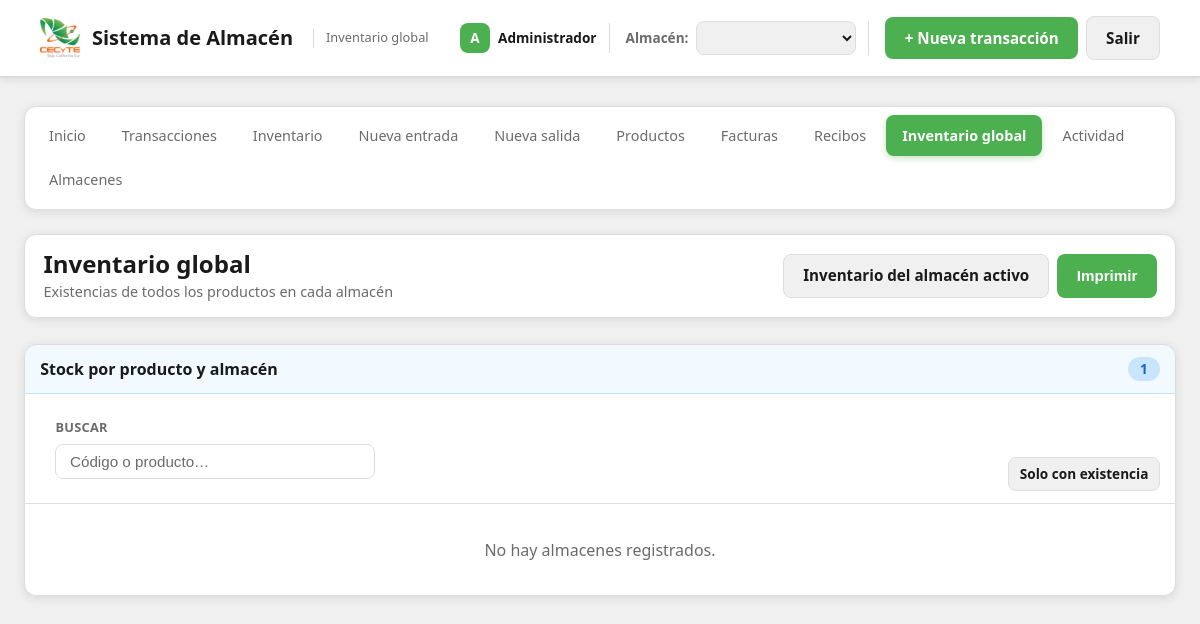
Before: /inventario-global.php (signed in) with the older database file.
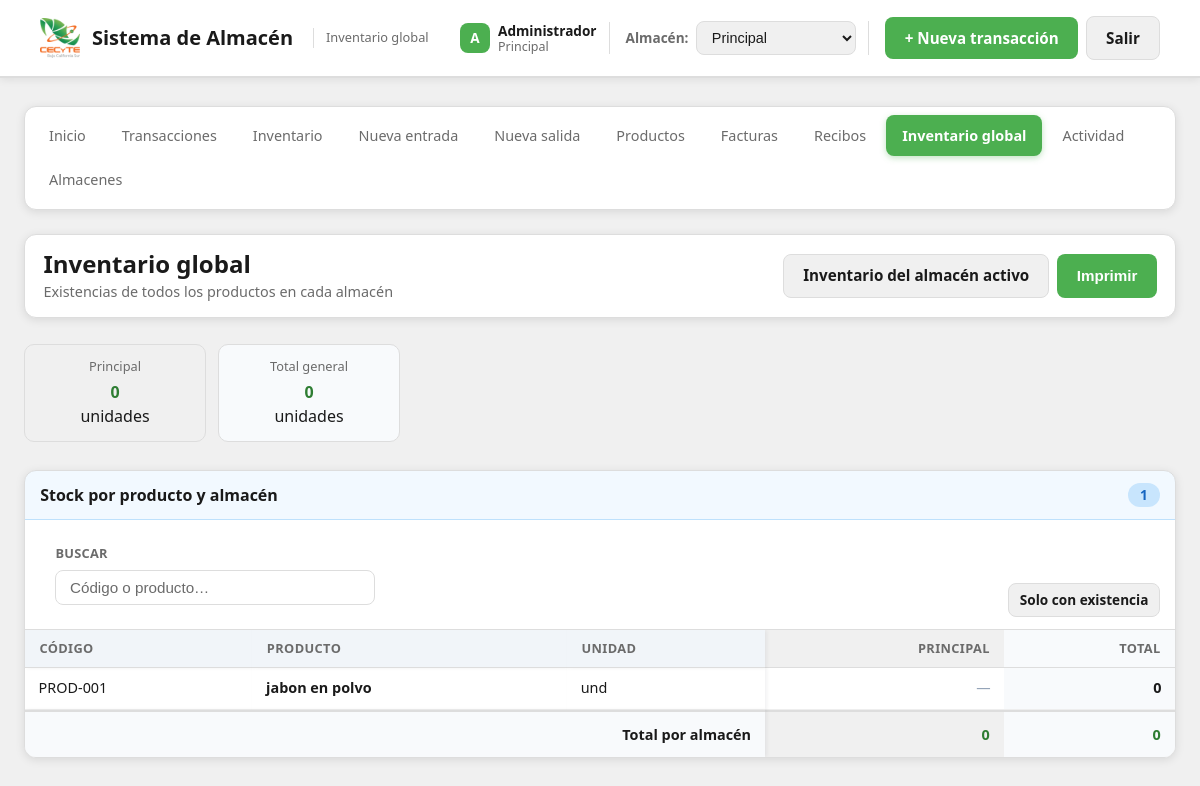
After: the same page with the newer database file.
### tables this page shows
CREATE TABLE IF NOT EXISTS productos (
  id INT UNSIGNED AUTO_INCREMENT PRIMARY KEY,
  codigo VARCHAR(50) UNIQUE,
  nombre VARCHAR(150) NOT NULL UNIQUE,
  descripcion TEXT,
  unidad VARCHAR(20) DEFAULT 'und',
  created_at TIMESTAMP DEFAULT CURRENT_TIMESTAMP,
  updated_at TIMESTAMP DEFAULT CURRENT_TIMESTAMP ON UPDATE CURRENT_TIMESTAMP,
  created_by INT UNSIGNED NULL COMMENT 'Usuario que registró/creó el producto',
  FOREIGN KEY (created_by) REFERENCES usuarios(id) ON DELETE SET NULL
);

CREATE TABLE IF NOT EXISTS almacenes (
  id INT UNSIGNED AUTO_INCREMENT PRIMARY KEY,
  nombre VARCHAR(150) NOT NULL UNIQUE,
  created_at TIMESTAMP DEFAULT CURRENT_TIMESTAMP,
  updated_at TIMESTAMP DEFAULT CURRENT_TIMESTAMP ON UPDATE CURRENT_TIMESTAMP
);

### inventario-global.php (the view, shortened to what the changed rows need)
<?php
require_once __DIR__ . '/includes/inventario.php';
$matriz = inventarioGlobalMatriz();
$filas = $matriz['filas'];
$totalesAlmacen = $matriz['totales_almacen'];
$totalGeneral = (int) $matriz['total_general'];
$soloConStock = isset($_GET['solo_stock']) && $_GET['solo_stock'] === '1';
$nav_activo = 'inventario-global';
?>
<!DOCTYPE html>
<html lang="es">
<head>
  <link rel="stylesheet" href="assets/css/style.css?v=16">
</head>
<body class="pagina-inventario pagina-inventario-global">
  <div class="container">
    <?php include __DIR__ . '/includes/nav.php'; ?>
    <main class="inventario-main">
      <header class="inventario-page-header">
        <div class="inventario-page-header-top">
          <div class="inventario-page-header-texto">
            <h1 class="inventario-page-titulo">Inventario global</h1>
          </div>
        </div>
      </header>
      <?php if (!empty($almacenes)): ?>
      <section class="inventario-global-resumen" aria-label="Totales por almacén">
        <?php foreach ($almacenes as $a):
          $aid = (int) $a['id'];
          $t = (int) ($totalesAlmacen[$aid] ?? 0);
        ?>
        <article class="inventario-resumen-item inventario-global-resumen-item">
          <span class="inventario-resumen-etiqueta"><?= htmlspecialchars($a['nombre']) ?></span>
          <strong class="inventario-resumen-valor <?= $t >= 0 ? 'qty-pos' : 'qty-neg' ?>"><?= number_format($t) ?></strong>
          <span class="inventario-resumen-unidad">unidades</span>
        </article>
        <?php endforeach; ?>
        <article class="inventario-resumen-item inventario-global-resumen-item inventario-global-resumen-total">
          <span class="inventario-resumen-etiqueta">Total general</span>
          <strong class="inventario-resumen-valor <?= $totalGeneral >= 0 ? 'qty-pos' : 'qty-neg' ?>"><?= number_format($totalGeneral) ?></strong>
          <span class="inventario-resumen-unidad">unidades</span>
        </article>
      </section>
      <?php endif; ?>
      <section class="inventario-seccion inventario-seccion-actual">
        <article class="inventario-panel inventario-panel-actual inventario-panel-global">
          <header class="inventario-panel-cabecera">
            <h2 class="inventario-panel-titulo">Stock por producto y almacén</h2>
            <span class="inventario-panel-contador" id="inventario-global-contador"><?= count($filas) ?></span>
          </header>
          <div class="inventario-panel-cuerpo">
            <div class="inventario-global-filtros">
              <div class="inventario-filtro-buscar inventario-global-buscar">
              </div>
              <div class="inventario-global-filtro-stock">
              </div>
            </div>
            <?php if (empty($almacenes)): ?>
              <p class="inventario-empty">No hay almacenes registrados.</p>
            <?php else: ?>
            <div class="inventario-tabla-wrap inventario-global-tabla-wrap">
              <table class="inventario-tabla inventario-tabla-global">
                <thead>
                  <tr>
                    <th class="inventario-col-codigo inventario-global-sticky">Código</th>
                    <th class="inventario-col-producto inventario-global-sticky">Producto</th>
                    <th class="inventario-col-unidad inventario-global-sticky">Unidad</th>
                    <?php foreach ($almacenes as $a): ?>
                      <th class="inventario-th-num inventario-col-almacen" title="<?= htmlspecialchars($a['nombre']) ?>"><?= htmlspecialchars($a['nombre']) ?></th>
                    <?php endforeach; ?>
                    <th class="inventario-th-num inventario-col-total-global">Total</th>
                  </tr>
                </thead>
                <tbody>
                  <?php if (empty($filas)): ?>
                    <tr><td colspan="<?= 3 + count($almacenes) + 1 ?>" class="inventario-empty">No hay productos<?= $soloConStock ? ' con existencia' : '' ?>.</td></tr>
                  <?php else: ?>
                    <?php foreach ($filas as $f):
                      $busqueda = mb_strtolower(($f['codigo'] ?? '') . ' ' . ($f['nombre'] ?? ''));
                      $totalFila = (int) $f['total'];
                    ?>
                    <tr class="inventario-fila-producto inventario-global-fila" data-busqueda="<?= htmlspecialchars($busqueda) ?>">
                      <td class="inventario-col-codigo inventario-global-sticky"><?= htmlspecialchars($f['codigo'] ?? '—') ?></td>
                      <td class="inventario-col-producto inventario-global-sticky"><strong><?= htmlspecialchars($f['nombre']) ?></strong></td>
                      <td class="inventario-col-unidad inventario-global-sticky"><?= htmlspecialchars($f['unidad']) ?></td>
                      <?php foreach ($almacenes as $a):
                        $aid = (int) $a['id'];
                        $qty = (int) ($f['por_almacen'][$aid] ?? 0);
                      ?>
                      <td class="inventario-th-num inventario-col-almacen <?= $qty > 0 ? 'qty-pos' : ($qty < 0 ? 'qty-neg' : 'qty-cero') ?>"><?= $qty !== 0 ? number_format($qty) : '—' ?></td>
                      <?php endforeach; ?>
                      <td class="inventario-th-num inventario-col-total-global <?= $totalFila > 0 ? 'qty-pos' : ($totalFila < 0 ? 'qty-neg' : '') ?>"><strong><?= number_format($totalFila) ?></strong></td>
                    </tr>
                    <?php endforeach; ?>
                    <tr class="inventario-tabla-total inventario-fila-total inventario-global-fila-total">
                      <td colspan="3" class="inventario-td-total-label inventario-global-sticky"><strong>Total por almacén</strong></td>
                      <?php foreach ($almacenes as $a):
                        $aid = (int) $a['id'];
                        $t = (int) ($totalesAlmacen[$aid] ?? 0);
                      ?>
                      <td class="inventario-th-num inventario-col-almacen <?= $t >= 0 ? 'qty-pos' : 'qty-neg' ?>"><strong><?= number_format($t) ?></strong></td>
                      <?php endforeach; ?>
                      <td class="inventario-th-num inventario-col-total-global <?= $totalGeneral >= 0 ? 'qty-pos' : 'qty-neg' ?>"><strong><?= number_format($totalGeneral) ?></strong></td>
                    </tr>
                  <?php endif; ?>
                </tbody>
              </table>
            </div>
            <?php endif; ?>
          </div>
        </article>
      </section>
    </main>
  </div>
</body>
</html>

### includes/nav.php (shortened to what the changed rows need)
<?php
$usuarioNombreSesion = (string) ($_SESSION['usuario_nombre'] ?? '');
$usuarioIdSesion = (int) ($_SESSION['usuario_id'] ?? 0);
$esAdmin = ($usuarioNombreSesion === 'Administrador') || ($usuarioIdSesion === 1);
$nombreAlmacenActivo = getNombreAlmacenActivo();
$nav_items = [
    'inicio' => ['url' => 'index.php', 'label' => 'Inicio'],
    'transacciones' => ['url' => 'transacciones.php', 'label' => 'Transacciones'],
    'inventario' => ['url' => 'inventario.php', 'label' => 'Inventario'],
    'nueva-entrada' => ['url' => 'nueva-entrada.php', 'label' => 'Nueva entrada'],
    'nueva-salida' => ['url' => 'nueva-salida.php', 'label' => 'Nueva salida'],
    'productos' => ['url' => 'productos.php', 'label' => 'Productos'],
    'facturas' => ['url' => 'facturas.php', 'label' => 'Facturas'],
    'recibos'  => ['url' => 'recibos.php',  'label' => 'Recibos'],
];
if ($esAdmin) {
    $nav_items['inventario-global'] = ['url' => 'inventario-global.php', 'label' => 'Inventario global'];
    $nav_items['logs'] = ['url' => 'ver-logs.php', 'label' => 'Actividad'];
    $nav_items['almacenes-admin'] = ['url' => 'almacenes-admin.php', 'label' => 'Almacenes'];
}
?>
<div class="nav-wrap">
  <nav class="nav-links" aria-label="Navegación principal">
    <?php foreach ($nav_items as $key => $item): ?>
    <a href="<?= htmlspecialchars($item['url']) ?>" class="nav-link <?= $nav_activo === $key ? 'active' : '' ?>"><?= htmlspecialchars($item['label']) ?></a>
    <?php endforeach; ?>
  </nav>
  <?php if ($usuarioNombreSesion !== ''): ?>
    <div class="header-user-info" id="header-user-info">
      <div class="header-user-details">
        <span class="header-user-name"><?= htmlspecialchars($usuarioNombreSesion) ?></span>
        <?php if ($nombreAlmacenActivo !== ''): ?>
          <span class="header-user-almacen"><?= htmlspecialchars($nombreAlmacenActivo) ?></span>
        <?php endif; ?>
      </div>
    </div>
  <?php endif; ?>
  <?php if ($esAdmin): ?>
    <?php
      $almacenActivo = (int) (getAlmacenActivo() ?? 0);
      $almacenes = listarAlmacenes();
    ?>
    <div class="almacen-selector" id="almacen-selector-box">
      <label for="almacen_id_select" class="almacen-selector-label">Almacén:</label>
      <select
        id="almacen_id_select"
        class="almacen-selector-select"
        aria-label="Selector de almacén"
      >
        <?php foreach ($almacenes as $a): ?>
          <option value="<?= (int)$a['id'] ?>" <?= ((int)$a['id'] === $almacenActivo) ? 'selected' : '' ?>>
            <?= htmlspecialchars($a['nombre']) ?>
          </option>
        <?php endforeach; ?>
      </select>
    </div>
  <?php endif; ?>
</div>

Changed rows visible on the page:
added almacenes: nombreAlmacenActivo "Principal", nombre "Principal", $t "0", nombre "PRINCIPAL"
now on one of the page's lists (row unchanged): productos: codigo "PROD-001", nombre "jabon en polvo", unidad "und"
shown differently, row unchanged: productos id 1: id (not shown) → "0"
Other visible differences:
form field value: (not shown) → "Principal"
text no longer shown: "No hay almacenes registrados."
text now shown: "Total general unidades CÓDIGO PRODUCTO UNIDAD TOTAL Total por almacén"
